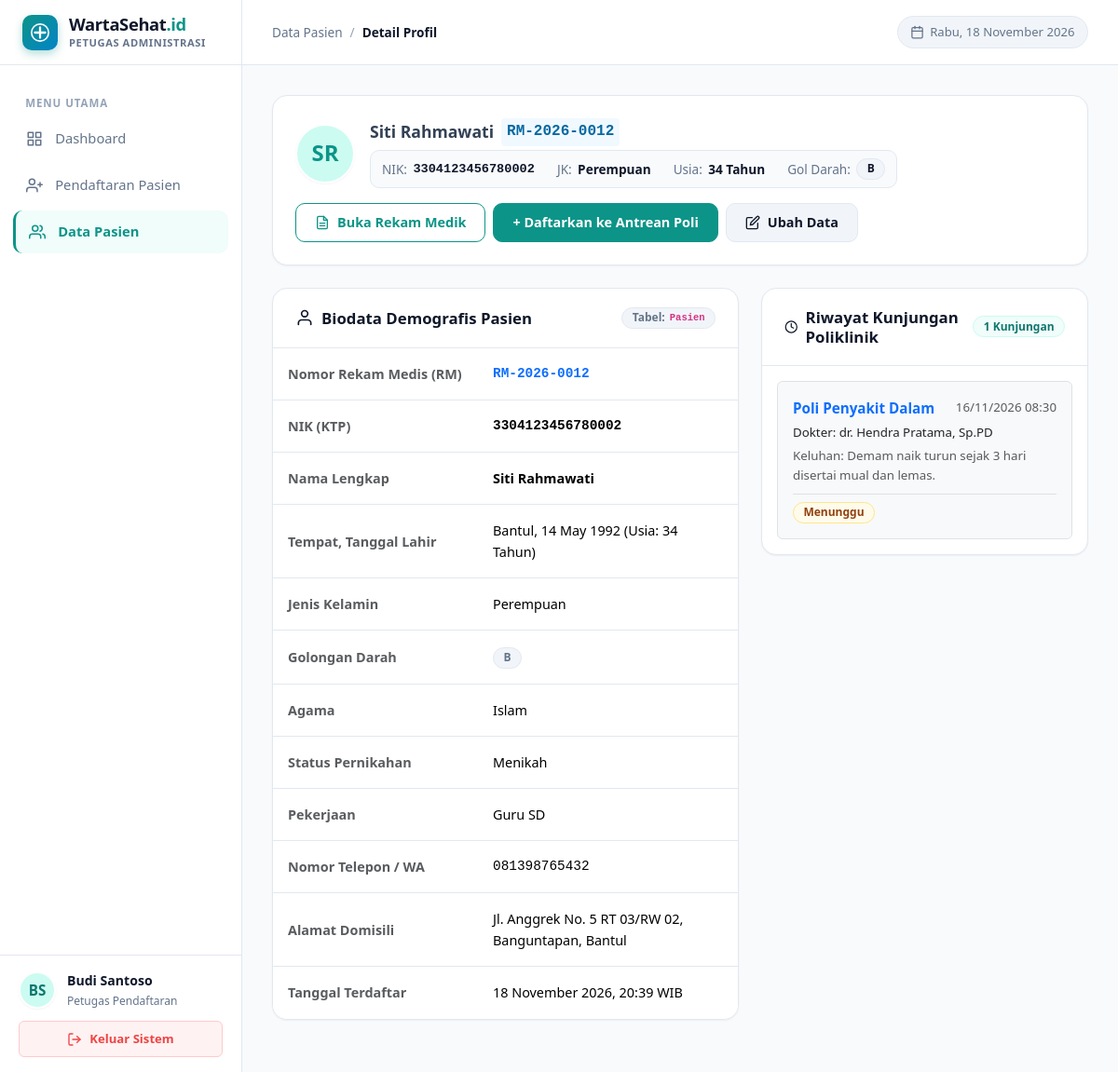
/frontend/pages/petugas/detail-pasien.php?id=2 (signed in), run on the app's committed database.
### tables this page shows
CREATE TABLE `rekam_medik` (
  `id_rekam_medik` INT AUTO_INCREMENT PRIMARY KEY,
  `id_pasien` INT NOT NULL,
  `nomor_rm` VARCHAR(30) DEFAULT NULL,
  `created_at` TIMESTAMP DEFAULT CURRENT_TIMESTAMP,
  CONSTRAINT `fk_rekam_medik_pasien` FOREIGN KEY (`id_pasien`) 
    REFERENCES `pasien` (`id_pasien`) ON DELETE CASCADE ON UPDATE CASCADE
);

CREATE TABLE `pasien` (
  `id_pasien` INT AUTO_INCREMENT PRIMARY KEY,
  `nama_pasien` VARCHAR(100) NOT NULL,
  `nik` VARCHAR(16) NOT NULL UNIQUE,
  `tanggal_lahir` DATE NOT NULL,
  `tempat_lahir` VARCHAR(50) DEFAULT NULL,
  `alamat` TEXT NOT NULL,
  `jenis_kelamin` ENUM('Laki-laki', 'Perempuan') NOT NULL,
  `golongan_darah` VARCHAR(5) DEFAULT '-',
  `agama` VARCHAR(20) DEFAULT NULL,
  `status_pernikahan` VARCHAR(30) DEFAULT NULL,
  `pekerjaan` VARCHAR(50) DEFAULT NULL,
  `no_telp` VARCHAR(20) NOT NULL,
  `created_at` TIMESTAMP DEFAULT CURRENT_TIMESTAMP
);

CREATE TABLE `layanan` (
  `id_layanan` INT AUTO_INCREMENT PRIMARY KEY,
  `id_rekam_medik` INT NOT NULL,
  `id_poli` INT NOT NULL,
  `id_dokter` INT NOT NULL,
  `id_petugas` INT NOT NULL,
  `keluhan_awal` TEXT NOT NULL,
  `waktu_masuk` DATETIME NOT NULL DEFAULT CURRENT_TIMESTAMP,
  `status_layanan` ENUM('menunggu', 'diperiksa', 'selesai') NOT NULL DEFAULT 'menunggu',
  
   
  `pemeriksaan_awal` TEXT DEFAULT NULL,
  `diagnosis_primer` VARCHAR(255) DEFAULT NULL,
  `diagnosis_sekunder` VARCHAR(255) DEFAULT NULL,
  `tindakan` TEXT DEFAULT NULL,
  `pemeriksaan_akhir` TEXT DEFAULT NULL,
  `catatan_dokter` TEXT DEFAULT NULL,
  `waktu_keluar` DATETIME DEFAULT NULL,
  `status_kondisi` ENUM('Rawat Jalan', 'Rawat Inap', 'Sembuh', 'Meninggal') DEFAULT NULL,

  CONSTRAINT `fk_layanan_rekam_medik` FOREIGN KEY (`id_rekam_medik`) 
    REFERENCES `rekam_medik` (`id_rekam_medik`) ON DELETE CASCADE ON UPDATE CASCADE,
  CONSTRAINT `fk_layanan_poli` FOREIGN KEY (`id_poli`) 
    REFERENCES `poli` (`id_poli`) ON DELETE RESTRICT ON UPDATE CASCADE,
  CONSTRAINT `fk_layanan_dokter` FOREIGN KEY (`id_dokter`) 
    REFERENCES `dokter` (`id_dokter`) ON DELETE RESTRICT ON UPDATE CASCADE,
  CONSTRAINT `fk_layanan_petugas` FOREIGN KEY (`id_petugas`) 
    REFERENCES `petugas` (`id_petugas`) ON DELETE RESTRICT ON UPDATE CASCADE
);

CREATE TABLE `poli` (
  `id_poli` INT AUTO_INCREMENT PRIMARY KEY,
  `nama_poli` VARCHAR(100) NOT NULL
);

CREATE TABLE `dokter` (
  `id_dokter` INT AUTO_INCREMENT PRIMARY KEY,
  `id_poli` INT NOT NULL,
  `nama_dokter` VARCHAR(100) NOT NULL,
  `username` VARCHAR(50) NOT NULL UNIQUE,
  `password` VARCHAR(255) NOT NULL,
  CONSTRAINT `fk_dokter_poli` FOREIGN KEY (`id_poli`) 
    REFERENCES `poli` (`id_poli`) ON DELETE RESTRICT ON UPDATE CASCADE
);

### backend/auth_check.php (called while the page is built, shortened)
<?php
function get_initials($name) {
    $words = explode(" ", trim($name));
    $initials = "";
    foreach ($words as $w) {
        if (!empty($w)) {
            $initials .= strtoupper($w[0]);
        }
        if (strlen($initials) >= 2) break;
    }
    return !empty($initials) ? $initials : "WS";
}
?>

### frontend/pages/petugas/detail-pasien.php (the view, shortened to what this page needs)
<?php
require_once '../../backend/koneksi.php';
require_once '../../backend/auth_check.php';
$id_pasien = (int)($_GET['id'] ?? 0);
$stmt = mysqli_prepare($connection, "SELECT p.*, rm.id_rekam_medik, rm.nomor_rm, rm.created_at AS tgl_terdaftar
                                     FROM pasien p
                                     LEFT JOIN rekam_medik rm ON p.id_pasien = rm.id_pasien
                                     WHERE p.id_pasien = ?
                                     ORDER BY rm.id_rekam_medik DESC LIMIT 1");
mysqli_stmt_bind_param($stmt, "i", $id_pasien);
mysqli_stmt_execute($stmt);
$res = mysqli_stmt_get_result($stmt);
$pasien = mysqli_fetch_assoc($res);
$tgl_lahir = new DateTime($pasien['tanggal_lahir']);
$usia = $tgl_lahir->diff(new DateTime())->y;
$stmt_kunjungan = mysqli_prepare($connection, "SELECT l.id_layanan, l.waktu_masuk, l.status_layanan, l.keluhan_awal, l.diagnosis_primer, l.status_kondisi, po.nama_poli, d.nama_dokter, rm.nomor_rm
                                              FROM layanan l
                                              JOIN rekam_medik rm ON l.id_rekam_medik = rm.id_rekam_medik
                                              JOIN poli po ON l.id_poli = po.id_poli
                                              JOIN dokter d ON l.id_dokter = d.id_dokter
                                              WHERE rm.id_pasien = ?
                                              ORDER BY l.waktu_masuk DESC");
mysqli_stmt_bind_param($stmt_kunjungan, "i", $id_pasien);
mysqli_stmt_execute($stmt_kunjungan);
$res_kunjungan = mysqli_stmt_get_result($stmt_kunjungan);
include '../../includes/header.php';
include '../../includes/sidebar_petugas.php';
include '../../includes/topbar.php';
?>
      <main class="ws-content-body">
        <div class="ws-card mb-4">
          <div class="ws-card-body p-4">
            <div class="d-flex flex-wrap align-items-center justify-content-between gap-3">
              <div class="d-flex align-items-center gap-3">
                <div class="ws-user-avatar" style="width: 64px; height: 64px; font-size: 1.5rem; background-color: var(--ws-primary-light); color: var(--ws-primary);">
                  <?= get_initials($pasien['nama_pasien']); ?>
                </div>
                <div>
                  <div class="d-flex align-items-center gap-2 flex-wrap">
                    <h1 class="h3 fw-bold mb-0"><?= htmlspecialchars($pasien['nama_pasien']); ?></h1>
                    <span class="cell-code fs-6"><?= htmlspecialchars($pasien['nomor_rm'] ?? 'RM-' . $pasien['id_rekam_medik']); ?></span>
                  </div>
                  <div class="ws-identity-list mt-1">
                    <div class="ws-identity-item">
                      <span class="ws-identity-label">NIK:</span>
                      <span class="ws-identity-val font-monospace"><?= htmlspecialchars($pasien['nik']); ?></span>
                    </div>
                    <div class="ws-identity-item">
                      <span class="ws-identity-label">JK:</span>
                      <span class="ws-identity-val"><?= htmlspecialchars($pasien['jenis_kelamin']); ?></span>
                    </div>
                    <div class="ws-identity-item">
                      <span class="ws-identity-label">Usia:</span>
                      <span class="ws-identity-val"><?= $usia; ?> Tahun</span>
                    </div>
                    <div class="ws-identity-item">
                      <span class="ws-identity-label">Gol Darah:</span>
                      <span class="ws-identity-val badge badge-secondary"><?= htmlspecialchars($pasien['golongan_darah'] ?? '-'); ?></span>
                    </div>
                  </div>
                </div>
              </div>
              <div class="d-flex gap-2 flex-wrap">
                <a href="riwayat-rekam-medik.php?id=<?= $pasien['id_pasien']; ?>" class="btn btn-outline-primary">
                  Buka Rekam Medik
                </a>
                <a href="pendaftaran-pasien.php?cek_nik=<?= $pasien['nik']; ?>" class="btn btn-primary">
                  &plus; Daftarkan ke Antrean Poli
                </a>
                <a href="#modal-edit-pasien" class="btn btn-secondary">
                  <svg width="16" height="16" viewBox="0 0 24 24" fill="none" stroke="currentColor" stroke-width="2" stroke-linecap="round" stroke-linejoin="round">
                    <path d="M11 4H4a2 2 0 0 0-2 2v14a2 2 0 0 0 2 2h14a2 2 0 0 0 2-2v-7"/>
                    <path d="M18.5 2.5a2.121 2.121 0 0 1 3 3L12 15l-4 1 1-4 9.5-9.5z"/>
                  </svg>
                  Ubah Data
                </a>
              </div>
            </div>
          </div>
        </div>
        <div class="row g-4">
          <div class="col-12 col-lg-7">
            <div class="ws-card">
              <div class="ws-card-header">
                <h2 class="ws-card-title">
                  <svg width="20" height="20" viewBox="0 0 24 24" fill="none" stroke="currentColor" stroke-width="2" stroke-linecap="round" stroke-linejoin="round">
                    <path d="M20 21v-2a4 4 0 0 0-4-4H8a4 4 0 0 0-4 4v2"/>
                    <circle cx="12" cy="7" r="4"/>
                  </svg>
                  Biodata Demografis Pasien
                </h2>
                <span class="badge badge-secondary">Tabel: <code>pasien</code></span>
              </div>
              <div class="ws-card-body p-0">
                <table class="table ws-table mb-0">
                  <tbody>
                    <tr>
                      <td class="text-muted fw-semibold" style="width: 220px;">Nomor Rekam Medis (RM)</td>
                      <td class="fw-bold font-monospace text-primary"><?= htmlspecialchars($pasien['nomor_rm'] ?? 'RM-' . $pasien['id_rekam_medik']); ?></td>
                    </tr>
                    <tr>
                      <td class="text-muted fw-semibold">NIK (KTP)</td>
                      <td class="font-monospace fw-bold"><?= htmlspecialchars($pasien['nik']); ?></td>
                    </tr>
                    <tr>
                      <td class="text-muted fw-semibold">Nama Lengkap</td>
                      <td class="fw-bold"><?= htmlspecialchars($pasien['nama_pasien']); ?></td>
                    </tr>
                    <tr>
                      <td class="text-muted fw-semibold">Tempat, Tanggal Lahir</td>
                      <td><?= htmlspecialchars($pasien['tempat_lahir'] ?? '-'); ?>, <?= date('d F Y', strtotime($pasien['tanggal_lahir'])); ?> (Usia: <?= $usia; ?> Tahun)</td>
                    </tr>
                    <tr>
                      <td class="text-muted fw-semibold">Jenis Kelamin</td>
                      <td><?= htmlspecialchars($pasien['jenis_kelamin']); ?></td>
                    </tr>
                    <tr>
                      <td class="text-muted fw-semibold">Golongan Darah</td>
                      <td><span class="badge badge-secondary"><?= htmlspecialchars($pasien['golongan_darah'] ?? '-'); ?></span></td>
                    </tr>
                    <tr>
                      <td class="text-muted fw-semibold">Agama</td>
                      <td><?= htmlspecialchars($pasien['agama'] ?? '-'); ?></td>
                    </tr>
                    <tr>
                      <td class="text-muted fw-semibold">Status Pernikahan</td>
                      <td><?= htmlspecialchars($pasien['status_pernikahan'] ?? '-'); ?></td>
                    </tr>
                    <tr>
                      <td class="text-muted fw-semibold">Pekerjaan</td>
                      <td><?= htmlspecialchars($pasien['pekerjaan'] ?? '-'); ?></td>
                    </tr>
                    <tr>
                      <td class="text-muted fw-semibold">Nomor Telepon / WA</td>
                      <td class="font-monospace"><?= htmlspecialchars($pasien['no_telp']); ?></td>
                    </tr>
                    <tr>
                      <td class="text-muted fw-semibold">Alamat Domisili</td>
                      <td><?= nl2br(htmlspecialchars($pasien['alamat'])); ?></td>
                    </tr>
                    <tr>
                      <td class="text-muted fw-semibold">Tanggal Terdaftar</td>
                      <td><?= date('d F Y, H:i', strtotime($pasien['created_at'])); ?> WIB</td>
                    </tr>
                  </tbody>
                </table>
              </div>
            </div>
          </div>
          <div class="col-12 col-lg-5">
            <div class="ws-card">
              <div class="ws-card-header">
                <h2 class="ws-card-title">
                  <svg width="20" height="20" viewBox="0 0 24 24" fill="none" stroke="currentColor" stroke-width="2" stroke-linecap="round" stroke-linejoin="round">
                    <circle cx="12" cy="12" r="10"/>
                    <polyline points="12 6 12 12 16 14"/>
                  </svg>
                  Riwayat Kunjungan Poliklinik
                </h2>
                <span class="badge badge-primary"><?= mysqli_num_rows($res_kunjungan); ?> Kunjungan</span>
              </div>
              <div class="ws-card-body p-3">
                <?php if (mysqli_num_rows($res_kunjungan) > 0): ?>
                  <div class="d-flex flex-column gap-3">
                    <?php while ($k = mysqli_fetch_assoc($res_kunjungan)): ?>
                      <div class="p-3 rounded border bg-light">
                        <div class="d-flex justify-content-between align-items-center mb-1">
                          <strong class="text-primary"><?= htmlspecialchars($k['nama_poli']); ?></strong>
                          <span class="small text-muted"><?= date('d/m/Y H:i', strtotime($k['waktu_masuk'])); ?></span>
                        </div>
                        <div class="small text-dark mb-1">Dokter: <?= htmlspecialchars($k['nama_dokter']); ?></div>
                        <div class="small text-muted mb-2">Keluhan: <?= htmlspecialchars($k['keluhan_awal']); ?></div>
                        <div class="d-flex justify-content-between align-items-center pt-2 border-top">
                          <?php if ($k['status_layanan'] === 'selesai'): ?>
                            <span class="badge badge-success">&check; Selesai <?= !empty($k['status_kondisi']) ? '('.htmlspecialchars($k['status_kondisi']).')' : ''; ?></span>
                          <?php elseif ($k['status_layanan'] === 'diperiksa'): ?>
                            <span class="badge badge-primary">Sedang Diperiksa</span>
                          <?php else: ?>
                            <span class="badge badge-warning">Menunggu</span>
                          <?php endif; ?>
                        </div>
                      </div>
                    <?php endwhile; ?>
                  </div>
                <?php else: ?>
                  <div class="text-center py-4 text-muted">
                    <p class="mb-0">Belum ada riwayat kunjungan poliklinik untuk pasien ini.</p>
                  </div>
                <?php endif; ?>
              </div>
            </div>
          </div>
        </div>
      </main>
<?php include '../../includes/footer.php'; ?>

### frontend/css/variables.css (style rules this page uses)
:root { --ws-primary: #0d9488; --ws-primary-hover: #0f766e; --ws-primary-active: #115e59; --ws-primary-light: #ccfbf1; --ws-primary-subtle: #f0fdfa; --ws-primary-focus: rgba(13, 148, 136, 0.25); --ws-secondary: #0284c7; --ws-secondary-hover: #0369a1; --ws-secondary-light: #e0f2fe; --ws-secondary-subtle: #f0f9ff; --ws-bg-page: #f8fafc; --ws-bg-surface: #ffffff; --ws-bg-surface-glass: rgba(255, 255, 255, 0.88); --ws-bg-surface-glass-dark: rgba(248, 250, 252, 0.92); --ws-bg-subtle: #f1f5f9; --ws-bg-sidebar: #ffffff; --ws-border-color: #e2e8f0; --ws-border-light: #f1f5f9; --ws-border-focus: #0d9488; --ws-border-glass: rgba(255, 255, 255, 0.65); --ws-text-main: #0f172a; --ws-text-body: #334155; --ws-text-muted: #64748b; --ws-text-light: #94a3b8; --ws-text-white: #ffffff; --ws-success: #10b981; --ws-success-bg: #ecfdf5; --ws-success-border: #a7f3d0; --ws-success-text: #065f46; --ws-warning: #f59e0b; --ws-warning-bg: #fffbeb; --ws-warning-border: #fde68a; --ws-warning-text: #92400e; --ws-danger: #ef4444; --ws-danger-bg: #fef2f2; --ws-danger-border: #fecaca; --ws-danger-text: #991b1b; --ws-info: #0284c7; --ws-info-bg: #f0f9ff; --ws-info-border: #bae6fd; --ws-info-text: #075985; --ws-font-sans: 'Plus Jakarta Sans', system-ui, -apple-system, BlinkMacSystemFont, 'Segoe UI', Roboto, Helvetica, Arial, sans-serif; --ws-font-mono: 'JetBrains Mono', SFMono-Regular, Menlo, Monaco, Consolas, monospace; --ws-shadow-sm: 0 1px 2px 0 rgba(15, 23, 42, 0.05); --ws-shadow-md: 0 4px 6px -1px rgba(15, 23, 42, 0.07), 0 2px 4px -2px rgba(15, 23, 42, 0.04); --ws-shadow-lg: 0 10px 15px -3px rgba(15, 23, 42, 0.08), 0 4px 6px -4px rgba(15, 23, 42, 0.03); --ws-shadow-glass: 0 8px 32px 0 rgba(15, 23, 42, 0.06); --ws-radius-sm: 6px; --ws-radius-md: 10px; --ws-radius-lg: 16px; --ws-radius-xl: 22px; --ws-radius-full: 9999px; --ws-transition: all 0.2s ease-in-out; --ws-transition-slow: all 0.3s cubic-bezier(0.4, 0, 0.2, 1); --ws-sidebar-width: 260px; --ws-header-height: 70px; }

### data on the page
rekam_medik: id_pasien.nama_pasien "SR", id_pasien.nama_pasien "Siti Rahmawati", nomor_rm "RM-2026-0012", id_pasien.nik "3304123456780002", id_pasien.jenis_kelamin "Perempuan", id_pasien.golongan_darah "B", id_pasien.tempat_lahir "Bantul", id_pasien.tanggal_lahir "14 May 1992", id_pasien.agama "Islam", id_pasien.status_pernikahan "Menikah", id_pasien.pekerjaan "Guru SD", id_pasien.no_telp "081398765432", id_pasien.alamat "Jl. Anggrek No. 5 RT 03/RW 02, Banguntapan, Bantul", id_pasien.created_at "18 November 2026, 20:39"
layanan: id_poli.nama_poli "Poli Penyakit Dalam", waktu_masuk "16/11/2026 08:30", id_dokter.nama_dokter "dr. Hendra Pratama, Sp.PD", keluhan_awal "Demam naik turun sejak 3 hari disertai mual dan lemas.", status_layanan "Menunggu"

### other printed values
$user_initials "BS"
$user_name "Budi Santoso"
$parent_title "Data Pasien"
$current_title "Detail Profil"
$tanggal_sekarang "Rabu, 18 November 2026"
mysqli_num_rows($res_kunjungan) "1"
